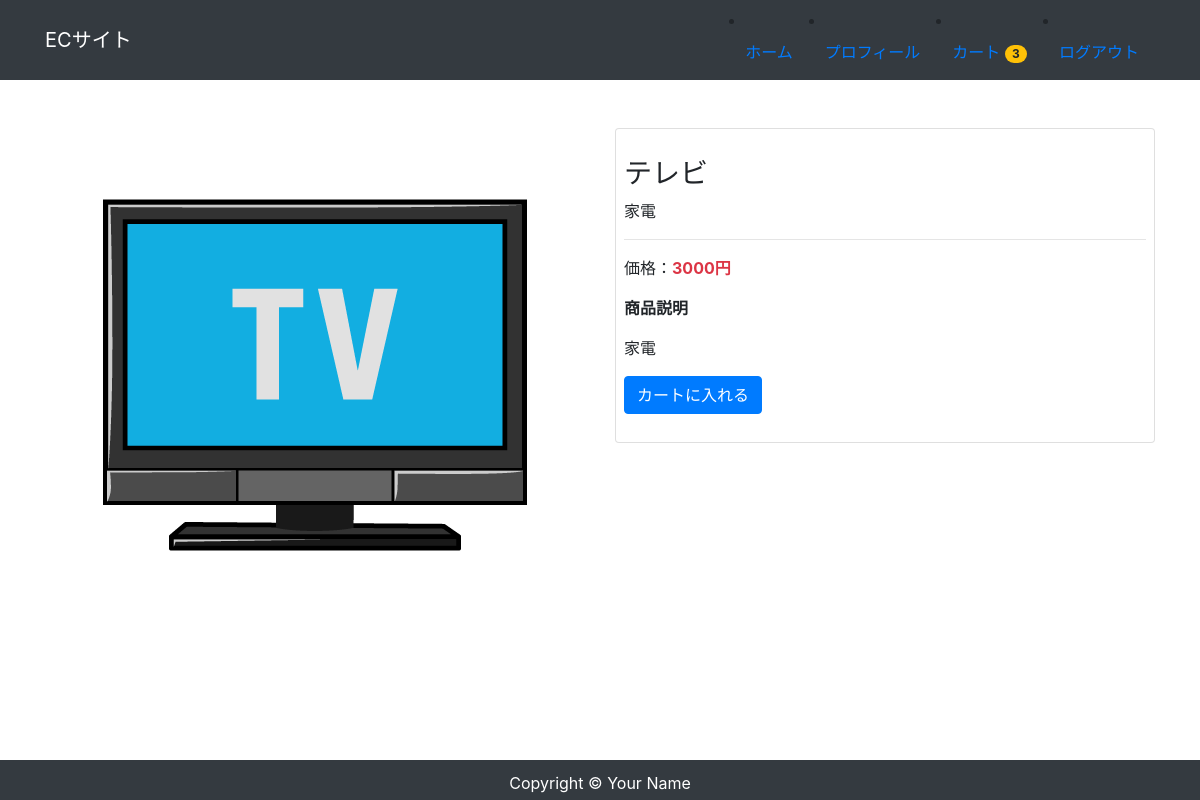
Page /product/television (signed in) on the committed database.
### accounts/models.py (models this page shows, shortened)
class CustomUser(AbstractBaseUser, PermissionsMixin):
    email = models.EmailField('メールアドレス', unique=True)
    first_name = models.CharField('姓', max_length=30)
    last_name = models.CharField('名', max_length=30)
    department = models.CharField('所属', max_length=30, blank=True)
    created = models.DateField('入会日', default=timezone.now)
    description = models.TextField('自己紹介', default="", blank=True)
    image = models.ImageField(upload_to='images', verbose_name='プロフィール画像', null=True, blank=True)
    is_staff = models.BooleanField(
        ('staff status'),
        default=False,
        help_text=('Designates whether the user can log into this admin site.'),
    )
    is_active = models.BooleanField(
        ('active'),
        default=True,
        help_text=(
            'Designates whether this user should be treated as active. '
            'Unselect this instead of deleting accounts.'
        ),
    )
    objects = UserManager()
    EMAIL_FIELD = 'email'
    USERNAME_FIELD = 'email'
    REQUIRED_FIELDS = []
    class Meta:
        verbose_name = ('user')
        verbose_name_plural = ('users')

### app/models.py (models this page shows, shortened)
class Order(models.Model):
    user = models.ForeignKey(settings.AUTH_USER_MODEL, on_delete=models.CASCADE)
    items = models.ManyToManyField(OrderItem)
    start_date = models.DateTimeField(auto_now_add=True)
    ordered_date = models.DateTimeField()
    ordered = models.BooleanField(default=False)   #注文済みフラグ
    payment = models.ForeignKey('Payment', on_delete=models.SET_NULL, blank=True, null=True)

class Item(models.Model):
    title = models.CharField(max_length=100)
    price = models.IntegerField()
    category = models.CharField(max_length=100)
    slug = models.SlugField()
    description = models.TextField()
    image = models.ImageField(upload_to='images')

### app/views.py (the view)
# urls.py: path('product/<slug>', views.ItemDetailView.as_view(), name='product'),
class ItemDetailView(View):
    def get(self, request, *args, **kwargs):
        item_data = Item.objects.get(slug=self.kwargs['slug'])
        return render(request, 'app/product.html', {
            'item_data': item_data,
        })

### app/templatetags/cart_tags.py (called while the page is built)
@register.filter
def itemCount(user):
    if user.is_authenticated:
        order = Order.objects.filter(user=user, ordered=False)
        if order.exists():
            return order[0].items.count()
    return 0

### app/templates/app/product.html
{% extends 'app/base.html' %}
{% block content %}
<div class="my-5">
    <div class="row product">
        <div class="col-md-6 mb-4 text-center">
            <img src="{{ item_data.image.url }}" alt="" class="img-fluid">
        </div>
        <div class="col-md-6 mb-4">
            <div class="card">
                <div class="card-body px-2 py-1">
                    <div class="py-4">
                        <h3>{{ item_data.title }}</h3>
                        <p class="mb-3">{{ item_data.category }}</p>
                        <hr>
                        <p>価格：<span class="text-danger font-weight-bold">{{ item_data.price }}円</span></p>
                        <p class="font-weight-bold">商品説明</p>
                        <p>{{ item_data.description|linebreaksbr }}</p>
                        <a href="{% url 'additem' item_data.slug %}" class="btn btn-primary">カートに入れる</a>
                    </div>
                </div>
            </div>
        </div>
    </div>
</div>
{% endblock %}

### app/templates/app/base.html (shortened to what this page needs)
{% load cart_tags %}
{% load static %}
<!DOCTYPE html>
<html lang="ja">
<head>
    <link rel="stylesheet" href="https://stackpath.bootstrapcdn.com/bootstrap/4.4.1/css/bootstrap.min.css">
    <link rel="stylesheet" href="https://use.fontawesome.com/releases/v5.15.4/css/all.css">
    <link rel="stylesheet" herf="{% static 'css/style.css' %}">
</head>
<body>
    <nav class="navbar navbar-expand-lg navbar-dark bg-dark">
        <div class="container">
            <a href="/" class="navbar-brand">ECサイト</a>
                <li class="nav-item">
                    <a href="/" class="nav-link">ホーム</a>
                </li>
                {% if user.is_authenticated %}
                    <li class="nav-item">
                        <a href="{% url 'accounts:profile' %}" class="nav-link">プロフィール</a>
                    </li>
                    <li class="nav-item">
                        <a href="{% url 'order' %}" class="nav-link">
                            カート
                            <span class="badge badge-pill badge-warning">
                                {{ request.user|itemCount }}
                            </span>
                        </a>
                    </li>
                    <li class="nav-item">
                        <a href="{% url 'account_logout' %}" class="nav-link">ログアウト</a>
                    </li>
                {% endif %}
        </div>
    </nav>
    <main>
        <div class="container">
            {% block content %}
            {% endblock %}
        </div>
    </main>
   <footer id='footer' class="py-2 bg-dark">
      <p class="m-0 text-center text-white">Copyright &copy; Your Name</p>
   </footer>
</body>
</html>

### app/templates/app/base.html (style rules this page uses)
footer { width: 100%; height: 40px; line-height: 30px; }

### rows in the picture
CustomUser: user|itemCount "3"
Item: image (picture), title "テレビ", category "家電", price "3000", description "家電"
